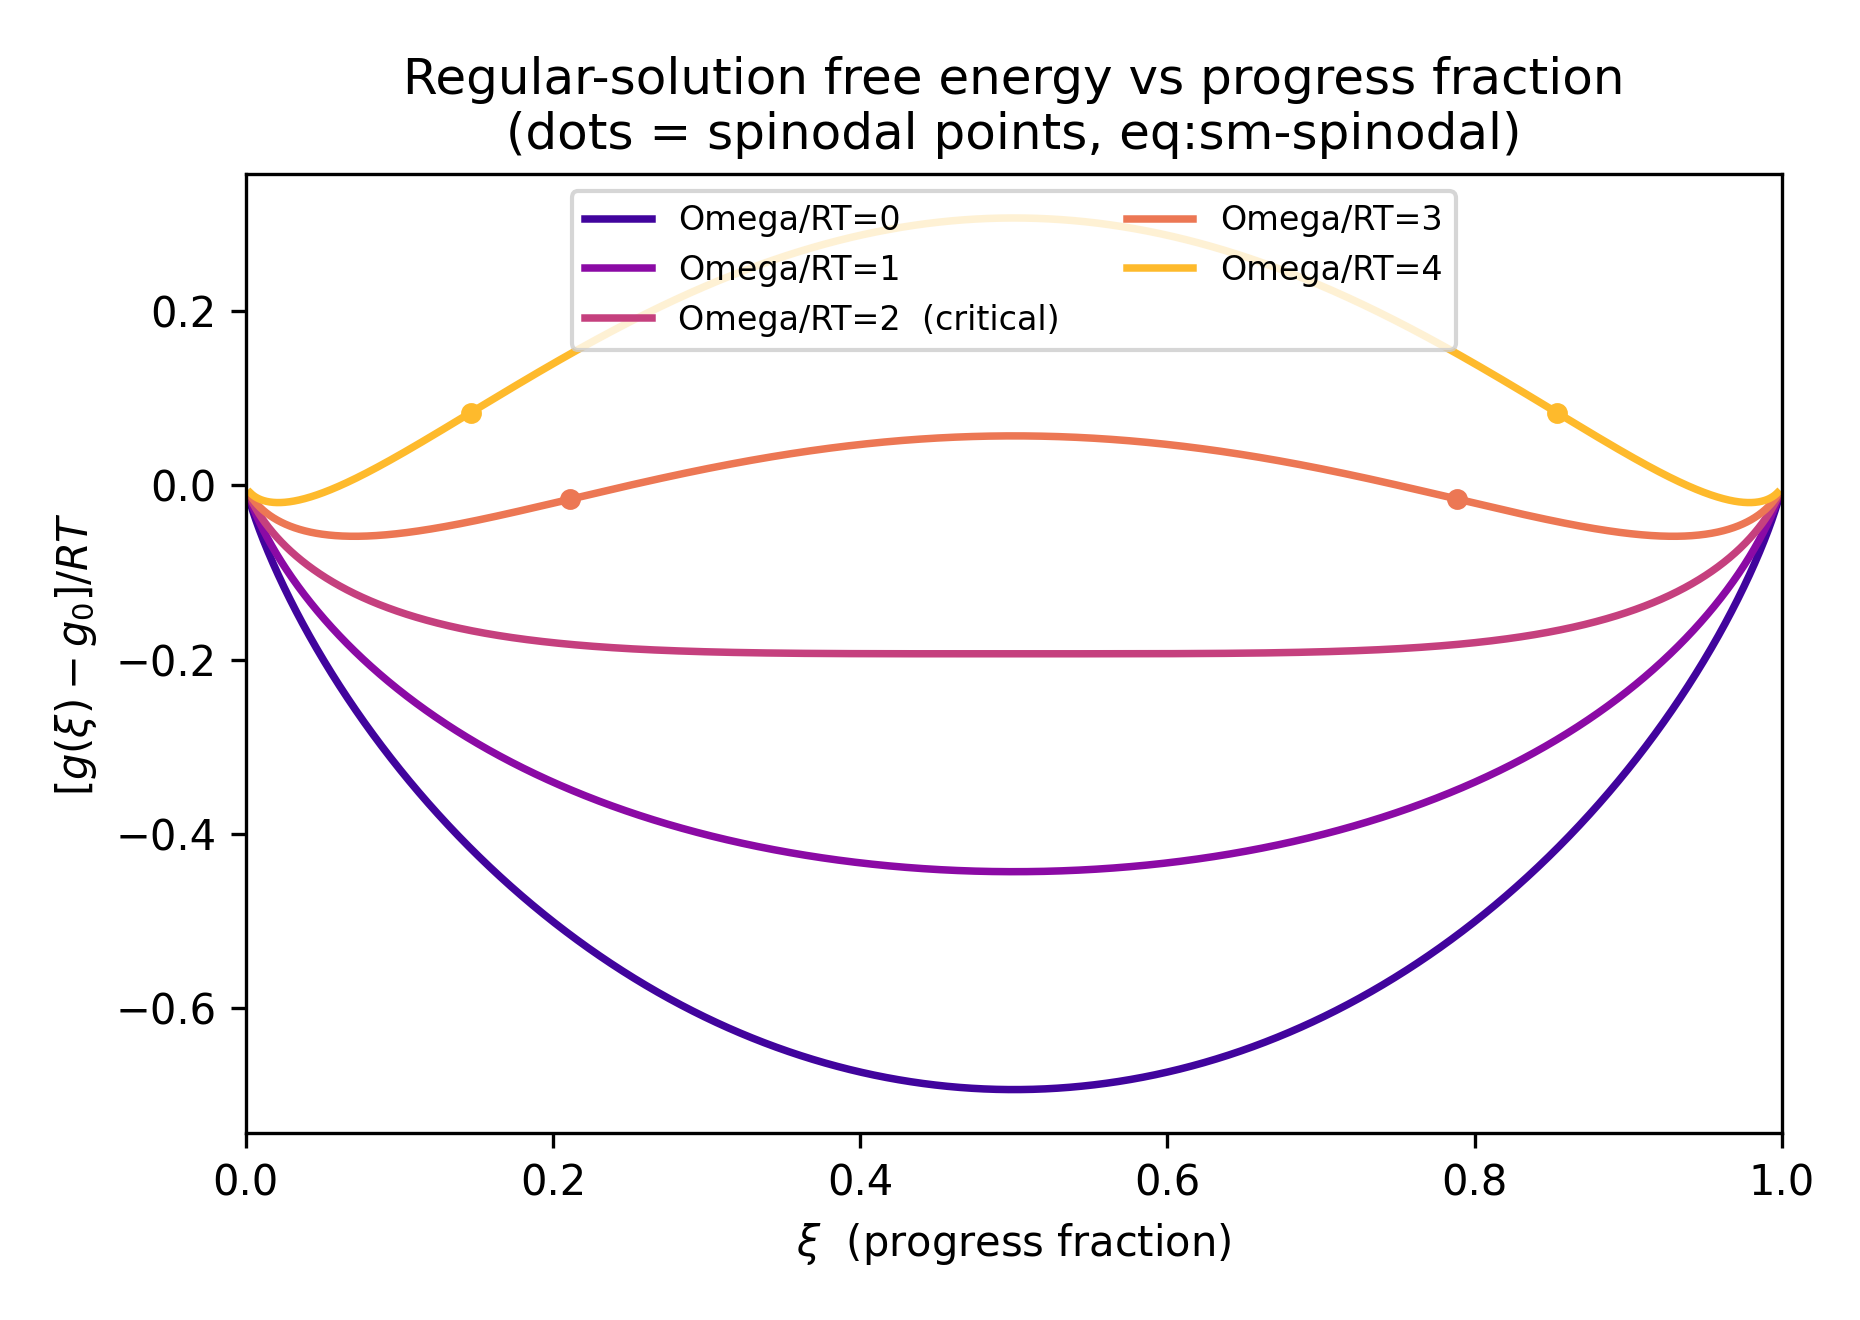

Source code (Python):
"""
V1013 P2.1 draft S1 -- Figure candidate for Part 0 sec:sm-meanfield.
Purpose: regular-solution free energy g(xi)/RT (linear+constant reference dropped)
for several Omega/RT ratios, showing the single-well -> double-well transition at
the mean-field critical ratio Omega/RT = 2 (eq:sm-spinodal in the draft).

g(xi) - g0 = RT[xi ln(xi) + (1-xi) ln(1-xi)] + Omega*xi*(1-xi)

Output: V1013_P21_fig_S1_gxi_doublewell.png, 300 dpi, ASCII-only labels.
"""
import numpy as np
import matplotlib
matplotlib.use("Agg")
import matplotlib.pyplot as plt

xi = np.linspace(0.003, 0.997, 3000)
mix = xi * np.log(xi) + (1 - xi) * np.log(1 - xi)  # dimensionless, = S_config/(-R) shape

omega_over_RT = [0.0, 1.0, 2.0, 3.0, 4.0]

fig, ax = plt.subplots(figsize=(6.2, 4.4))
colors = plt.cm.plasma(np.linspace(0.1, 0.85, len(omega_over_RT)))

for w_rt, c in zip(omega_over_RT, colors):
    g_over_RT = mix + w_rt * xi * (1 - xi)
    label = f"Omega/RT={w_rt:.0f}" + ("  (critical)" if w_rt == 2.0 else "")
    ax.plot(xi, g_over_RT, color=c, lw=1.8, label=label)

    # mark spinodal points for Omega/RT > 2 (real evaluation, not decorative)
    if w_rt > 2.0:
        u = np.sqrt(1.0 - 2.0 / w_rt)
        for xs in (0.5 * (1 - u), 0.5 * (1 + u)):
            g_s = xs * np.log(xs) + (1 - xs) * np.log(1 - xs) + w_rt * xs * (1 - xs)
            ax.plot(xs, g_s, "o", color=c, ms=4)

ax.set_xlabel(r"$\xi$  (progress fraction)")
ax.set_ylabel(r"$[g(\xi)-g_0]/RT$")
ax.set_title("Regular-solution free energy vs progress fraction\n(dots = spinodal points, eq:sm-spinodal)")
ax.legend(fontsize=8, loc="upper center", ncol=2)
ax.set_xlim(0, 1)
fig.tight_layout()
fig.savefig("V1013_P21_fig_S1_gxi_doublewell.png", dpi=300)
print("saved V1013_P21_fig_S1_gxi_doublewell.png")

# --- numeric self-check: g''(xi) sign at xi=0.5 for each Omega/RT ---
for w_rt in omega_over_RT:
    gpp_half = 1.0 / (0.5 * 0.5) - 2.0 * w_rt  # RT*(1/[xi(1-xi)]) - 2*Omega, in units of RT
    print(f"Omega/RT={w_rt:.1f}  g''(1/2)/RT = {gpp_half:+.3f}  ({'unstable(<0)' if gpp_half<0 else 'stable(>=0)'})")
